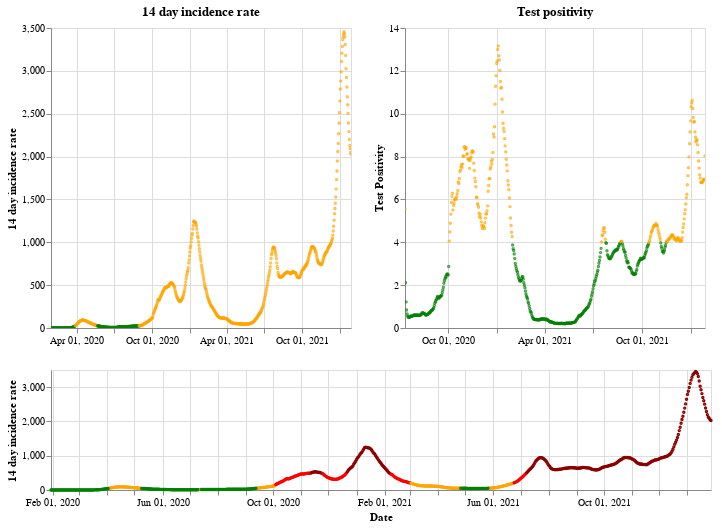

Notebook cell for this chart:
### Markdown cell above
## England

### Code cell
plot_traffic_light('England')

### Figure 1 — Vega-Lite specification as saved in the notebook (floating-point values rounded to 4 significant figures; data arrays with more than 128 entries replaced by an {"elided": "..."} marker saying what was removed)
{"config": {"view": {"continuousWidth": 400, "continuousHeight": 300}}, "vconcat": [{"hconcat": [{"mark": {"type": "point", "size": 2}, "encoding": {"color": {"condition": {"value": "green", "test": "(datum.twoWeeklyCasesRate <= 25)"}, "value": "orange"}, "tooltip": [{"type": "nominal", "field": "areaName"}, {"type": "temporal", "field": "date"}, {"type": "quantitative", "field": "twoWeeklyCasesRate"}, {"type": "quantitative", "field": "testPositivity"}], "x": {"type": "temporal", "axis": {"title": ""}, "field": "date", "scale": {"domain": {"selection": "DateBrush"}}, "timeUnit": "yearmonthdate"}, "y": {"type": "quantitative", "axis": {"title": "14 day incidence rate"}, "field": "twoWeeklyCasesRate"}}, "title": "14 day incidence rate", "width": 300}, {"mark": {"type": "point", "size": 2}, "encoding": {"color": {"condition": {"value": "green", "test": "(datum.testPositivity <= 4)"}, "value": "orange"}, "tooltip": [{"type": "nominal", "field": "areaName"}, {"type": "temporal", "field": "date"}, {"type": "quantitative", "field": "twoWeeklyCasesRate"}, {"type": "quantitative", "field": "testPositivity"}], "x": {"type": "temporal", "axis": {"title": ""}, "field": "date", "scale": {"domain": {"selection": "DateBrush"}}, "timeUnit": "yearmonthdate"}, "y": {"type": "quantitative", "axis": {"title": "Test Positivity"}, "field": "testPositivity"}}, "title": "Test positivity", "width": 300}]}, {"layer": [{"mark": {"type": "point", "size": 2}, "encoding": {"color": {"condition": {"value": "orange", "test": "(((datum.testPositivity < 4) && (datum.twoWeeklyCasesRate >= 50)) && (datum.twoWeeklyCasesRate < 200))"}, "value": "red"}, "opacity": {"condition": {"value": 1, "test": "((datum.twoWeeklyCasesRate >= 50) && (datum.twoWeeklyCasesRate < 500))"}, "value": 0}, "tooltip": [{"type": "nominal", "field": "areaName"}, {"type": "temporal", "field": "date"}, {"type": "quantitative", "field": "twoWeeklyCasesRate"}, {"type": "quantitative", "field": "testPositivity"}], "x": {"type": "temporal", "axis": {"title": "Date"}, "field": "date", "timeUnit": "yearmonthdate"}, "y": {"type": "quantitative", "axis": {"title": "14 day incidence rate"}, "field": "twoWeeklyCasesRate"}}, "selection": {"DateBrush": {"type": "interval", "encodings": ["x"], "fields": ["Time"]}}}, {"mark": {"type": "point", "size": 2}, "encoding": {"color": {"value": "darkred"}, "opacity": {"condition": {"value": 1, "test": "(datum.twoWeeklyCasesRate >= 500)"}, "value": 0}, "tooltip": [{"type": "nominal", "field": "areaName"}, {"type": "temporal", "field": "date"}, {"type": "quantitative", "field": "twoWeeklyCasesRate"}, {"type": "quantitative", "field": "testPositivity"}], "x": {"type": "temporal", "axis": {"title": "Date"}, "field": "date", "timeUnit": "yearmonthdate"}, "y": {"type": "quantitative", "axis": {"title": "14 day incidence rate"}, "field": "twoWeeklyCasesRate"}}}, {"mark": {"type": "point", "size": 2}, "encoding": {"color": {"condition": {"value": "green", "test": "((datum.testPositivity < 4) && (datum.twoWeeklyCasesRate < 50))"}, "value": "orange"}, "opacity": {"condition": {"value": 1, "test": "(datum.twoWeeklyCasesRate < 50)"}, "value": 0}, "tooltip": [{"type": "nominal", "field": "areaName"}, {"type": "temporal", "field": "date"}, {"type": "quantitative", "field": "twoWeeklyCasesRate"}, {"type": "quantitative", "field": "testPositivity"}], "x": {"type": "temporal", "axis": {"title": "Date"}, "field": "date", "timeUnit": "yearmonthdate"}, "y": {"type": "quantitative", "axis": {"title": "14 day incidence rate"}, "field": "twoWeeklyCasesRate"}}}], "height": 120, "width": 660}], "data": {"name": "data-a95ff10393c55b1abea5df6b90b2d21a"}, "$schema": "https://vega.github.io/schema/vega-lite/v4.8.1.json", "datasets": {"data-a95ff10393c55b1abea5df6b90b2d21a": {"elided": "729 records"}}}
